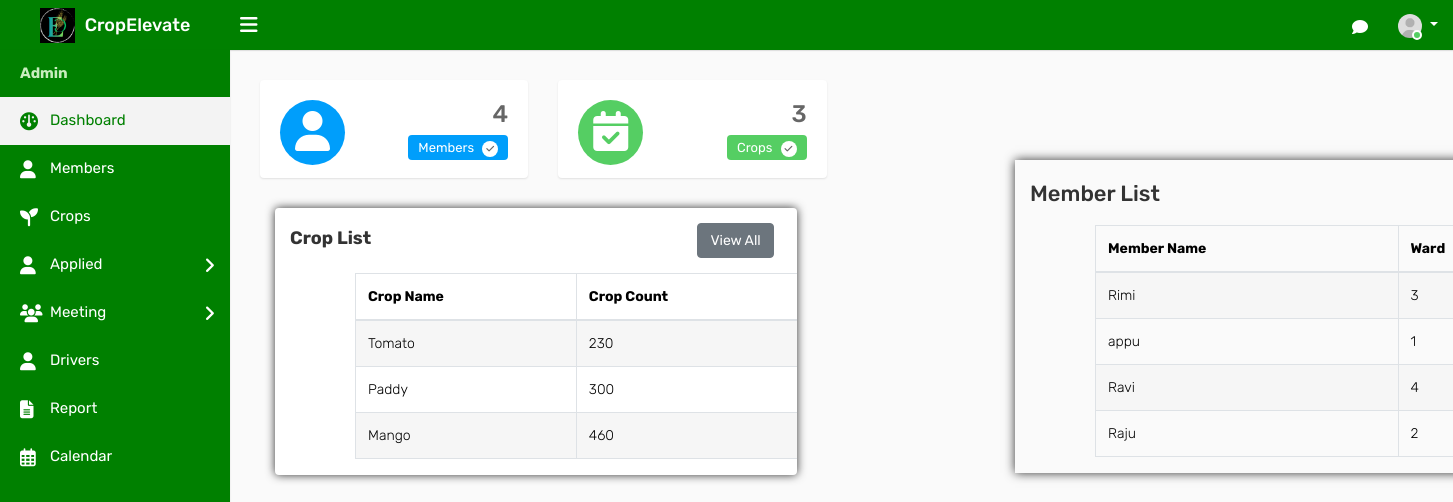
/adindex, run on an earlier commit of the app's database.
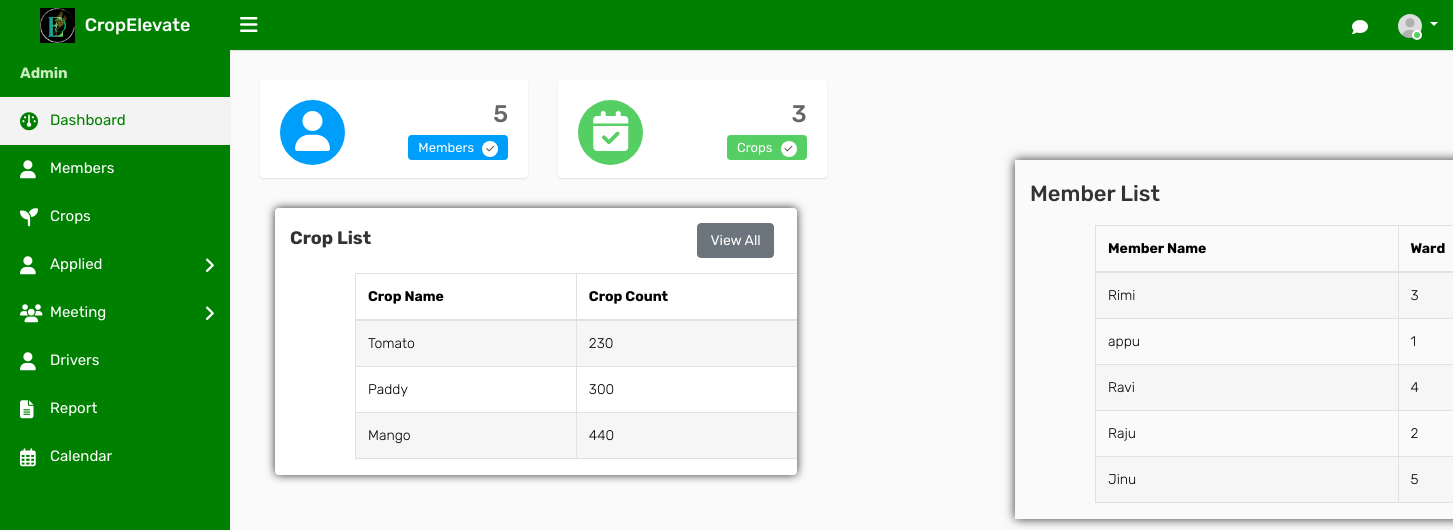
And on a later commit of the database.
### ceapp/models.py (models this page shows, shortened)
class Crop(models.Model):
    Namec = models.CharField(max_length=100)
    des = models.TextField()
    start_date = models.DateField(null=True, blank=True)
    end_date = models.DateField(null=True, blank=True)
    count = models.PositiveIntegerField(default=0)
    crop_photo = models.ImageField(upload_to='crop_photos/', blank=True, null=True)
    is_active = models.BooleanField(default=True)
    created_at = models.DateTimeField(auto_now_add=True)
    current = models.BooleanField(default=False)

class Member(models.Model):
    user = models.ForeignKey(CustomUser, on_delete=models.CASCADE, blank=True, null=True)
    Name = models.CharField(max_length=100,null=True, blank=True)
    email = models.EmailField(max_length=100,null=True, blank=True)
    admin_set_password = models.CharField(max_length=128, blank=True, null=True)
    dob = models.CharField(max_length=100,null=True, blank=True)
    address = models.TextField()
    district= models.CharField(max_length=100,null=True, blank=True)
    taluk = models.CharField(max_length=255, null=True, blank=True)
    Panchayat = models.CharField(max_length=100,null=True, blank=True)
    wardname = models.CharField(max_length=100,null=True, blank=True)
    wardno = models.IntegerField(max_length=100,null=True, blank=True)
    postal = models.IntegerField()
    phone = models.IntegerField()
    bio=models.TextField()
    profile_photo = models.ImageField(upload_to='profile_photos/', blank=True, null=True)
    amob = models.IntegerField(max_length=100,null=True, blank=True)
    aemail = models.CharField(max_length=255, null=True, blank=True)
    degree = models.CharField(max_length=255, null=True, blank=True)
    institution = models.CharField(max_length=255, null=True,blank=True)
    reset_password = models.CharField(max_length=128, null=True, blank=True)  # New field for reset password
    is_active = models.BooleanField(default=True)

### ceapp/views.py (the view)
# urls.py: path('adindex',views.adindex,name='adindex'),
def adindex(request):
    me = Member.objects.all()
    me_count = me.count()
    c=Crop.objects.all()
    c_count=c.count()
    crops = Crop.objects.all()
    approval = ApplyCrop.objects.all()
    approval_count = approval.count()
    context = {'me': me, 'me_count': me_count,'c':c, 'c_count':c_count,'crops': crops ,'approval':approval,'approval_count':approval_count}
    return render(request, 'admintemp/adindex.html', context)

### templates/admintemp/adindex.html (shortened to what the changed rows need)
{% load static %}
<!DOCTYPE html>
<html lang="en">
<head>
    <link rel="stylesheet" type="text/css" href="{% static 'assets/css/bootstrap.min.css' %}">
    <link rel="stylesheet" type="text/css" href="{% static 'assets/css/font-awesome.min.css' %}">
    <link rel="stylesheet" type="text/css" href="{% static 'assets/css/style.css' %}">
    <link rel="stylesheet" href="https://cdnjs.cloudflare.com/ajax/libs/font-awesome/6.2.0/css/all.min.css">
</head>
<body>
    <div class="main-wrapper">
        <div class="page-wrapper">
            <div class="content">
                <div class="row">
                    <div class="col-md-6 col-sm-6 col-lg-6 col-xl-3">
                        <div class="dash-widget">
							<div class="dash-widget-info text-right">
								<h3>{{me_count}}</h3>
								<span class="widget-title1">Members <i class="fa fa-check" aria-hidden="true"></i></span>
							</div>
                        </div>
                    </div>
					</div>
                    <div class="col-12 col-md-6 col-lg-8 col-xl-8">
                        <div class="card">
                            <div class="table-responsive ml-auto">
                                <table class="table table-bordered table-striped">
                                    <thead>
                                        <tr>
                                            <th>Crop Name</th>
                                            <th>Crop Count</th>
                                        </tr>
                                    </thead>
                                    <tbody>
                                        {% for crop in crops %}
                                        <tr>
                                            <td>{{ crop.Namec }}</td>
                                            <td>{{ crop.count }}</td>
                                        </tr>
                                        {% endfor %}
                                    </tbody>
                                </table>
                            </div>
                        </div>
                    </div>
    </div>
</div>
<div class="col-12 col-md-6 col-lg-6 col-xl-6">
    <div class="card2">
        <div class="table-responsive ml-auto">
            <table class="table table-bordered table-striped">
                <thead>
                    <tr>
                        <th>Member Name</th>
                        <th>Ward</th>
                    </tr>
                </thead>
                <tbody>
                    {% for member in me %}
                    <tr>
                        <td>{{ member.Name }}</td>
                        <td>{{ member.wardno }}</td>
                    </tr>
                    {% endfor %}
                </tbody>
            </table>
        </div>
    </div>
    </div>
</div>
</body>
</html>

What changed in the data, as far as the page shows it:
changed Crop "Mango": count "460" → "440"
added Member: Name "Jinu", wardno "5"
Also different on the page:
{{ me_count }}: "4" → "5"
